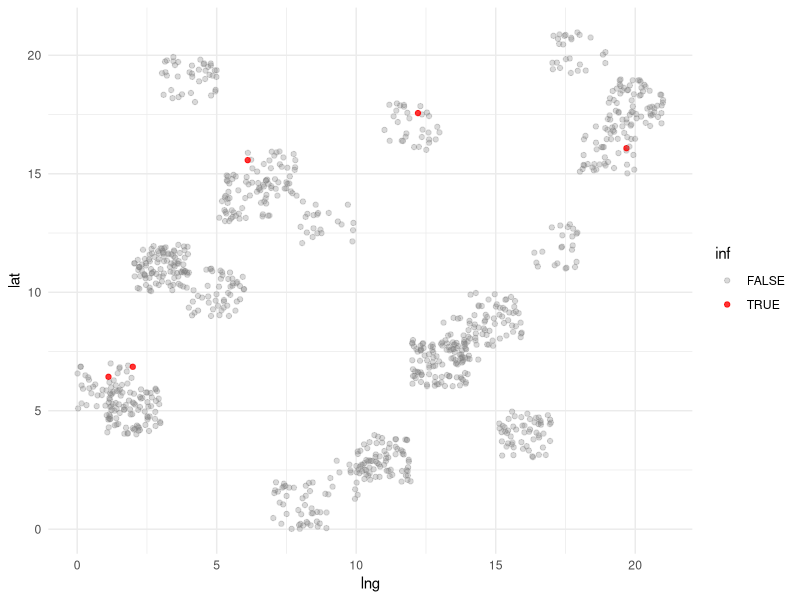
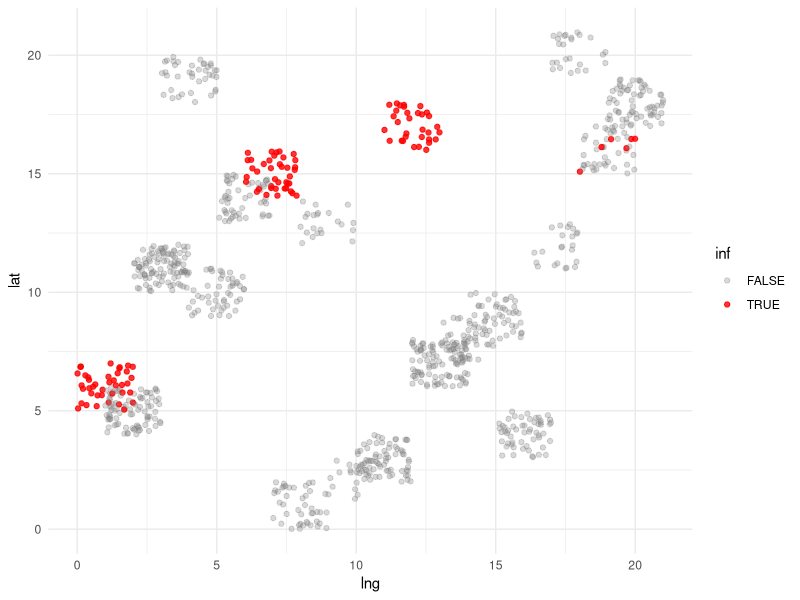
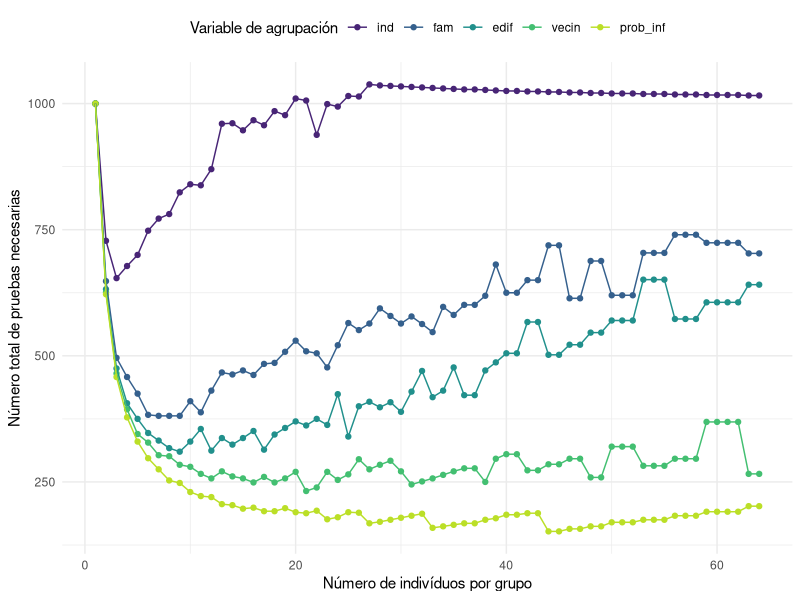

These figures' R source, in order:
## ---- chunk 1

knitr::opts_chunk$set(echo = TRUE)
library(tidyverse)

## ---- chunk 2

createInfPFun<- function(modelCoefFact = 0.5,
                         modelCoef=list(fam = log(2),
                                        buil = log(1.5), 
                                        neib = log(1.25),
                                        p0 = log(5))){
      
      InfProb <- function(fam, buil, nei, p0){
            mapply(
                  FUN = function(famX,builX,neiX, p0X){
                        
                        l<- modelCoefFact*(famX * modelCoef$fam + 
                                   builX * modelCoef$buil + 
                                   neiX * modelCoef$neib + 
                                   p0X * modelCoef$p0 )
                        
                        
                        p<- 1/(1+exp(-l))
                        
                  },
                  fam,buil,nei,p0
            )
            
      }
      
      return(InfProb)
      
}

## ---- chunk 3

createSus <- function(N = 10000, pI = 0.005){
      
      nIni<- max(round(N*pI),1)
      nSus <- N
      inf <- sample(1:nSus, nIni)
      nFam <- ceiling(nSus/5)
      nBuil <- ceiling(nFam/2)
      nNei <- ceiling(nFam/10)
      
      nei <- tibble(nei = 1:nNei,
                    lng = sample(1:nNei,nNei), 
                    lat = sample(1:nNei,nNei))
      
      buil <- tibble(buil = 1:nBuil,
                     nei = sample(1:nNei, size = nBuil , replace = T))%>%
            left_join(nei,by = "nei")
      
      fam <- tibble(fam = 1:nFam,
                    buil = sample(1:nBuil, size = nFam , replace = T))%>%
            left_join(buil, by ="buil")
      
      sus <- tibble(sus = 1:nSus,
                    fam = sample(1:nFam, size = nSus, replace = T),
                    inf = sus %in% inf)%>%
            left_join(fam, by ="fam")%>%
            group_by(fam)%>%
            mutate(infFam = sum(inf))%>%
            ungroup()%>%
            group_by(buil)%>%
            mutate(infBuil =  sum(inf))%>%
            ungroup()%>%
            group_by(nei)%>%
            mutate(infNei =  sum(inf))%>%
            ungroup()%>%
            mutate(infP = InfProb (infFam,infBuil,infNei,nIni/nSus)) 
            
      return(sus)
}

## ---- chunk 4

set.seed(5)

#Se crea la función de probabilidad en el ambiente
InfProb<-createInfPFun()

#Se crea la población inicial y se calcula para cada individuo pj
sus<-createSus(N = 1000, pI = 0.005)

#La tabla de la primera iteración podría verse así
head(sus, 5)

## ---- chunk 5

set.seed(0)
sus%>%
    ggplot()+
    geom_jitter(aes(lng,lat,col = inf, alpha= inf), width = 1, height = 1,)+
    scale_color_manual(values= c("grey50","red"))+
    scale_alpha_manual(values =c(0.3,0.80))+
    theme_minimal()

## ---- chunk 6

nextIter<-function(sus, threshold, p0){
   
      sus<-sus%>%
            mutate(infP = InfProb (infFam,infBuil,infNei,p0),
                   inf = inf | (infP > (threshold+runif(length(sus),
                                                       min = -0.05,
                                                       max = +0.05))),
            ) %>%
            group_by(fam)%>%
            mutate(infFam = sum(inf))%>%
            ungroup()%>%
            group_by(buil)%>%
            mutate(infBuil =  sum(inf))%>%
            ungroup()%>%
            group_by(nei)%>%
            mutate(infNei =  sum(inf))%>%
            ungroup()
      
      return(sus)
      
}

## ---- chunk 7


p0<- sum(sus$inf) / nrow(sus)
print(p0)
sus<- nextIter(sus, threshold = 0.70, p0 = p0)
p0<- sum(sus$inf) / nrow(sus)
print(p0)
sus<- nextIter(sus, threshold = 0.70, p0 = p0)
p0<- sum(sus$inf) / nrow(sus)
print(p0)
sus<- nextIter(sus, threshold = 0.70, p0 = p0)
p0<-sum(sus$inf) / nrow(sus)
print(p0)
sus<- nextIter(sus, threshold = 0.70, p0 = p0)
p0<-sum(sus$inf) / nrow(sus)
print(p0)
sus<- nextIter(sus, threshold = 0.70, p0 = p0)
p0<-sum(sus$inf) / nrow(sus)
print(p0)

## ---- chunk 8

set.seed(0)
sus%>%
    ggplot()+
    geom_jitter(aes(lng,lat,col = inf, alpha= inf), width = 1, height = 1,)+
    scale_color_manual(values= c("grey50","red"))+
    scale_alpha_manual(values =c(0.3,0.80))+
    theme_minimal()

## ---- chunk 9

TGroup<- function(data, 
                  groupSize = 64, 
                  arrangeVar = "sus"
                  ){
      
      
      nGroups<-ceiling(dim(data)[1]/groupSize)
      
      group<-rep_len(1:nGroups,length.out = length(data$inf)) %>% sort()
      
      nDesc<-
            data %>%
            arrange_(arrangeVar)%>%
            mutate(group = group)%>%
            group_by(group) %>%
            mutate(negTest = sum(inf) == 0) %>%
            ungroup() %>%
            summarise(nDesc = sum(negTest)) %>%
            unlist()
      
      tibble(arrangeVar = arrangeVar,
             groupSize = groupSize,
             totalSus = length(data$inf),
             nDesc = nDesc,
             nGroups = nGroups,
             totalTest = ifelse(groupSize == 1, 
                                nrow(data), 
                                nrow(data) - nDesc + nGroups ))
}

## ---- chunk 10
groupTest<-lapply(1:64,
       FUN = function(gSize){
          bind_rows(
             TGroup(sus, groupSize = gSize),
             TGroup(sus, groupSize = gSize,arrangeVar = "fam"),
             TGroup(sus, groupSize = gSize,arrangeVar = "buil"),
             TGroup(sus, groupSize = gSize, arrangeVar ="nei"),
             TGroup(sus, groupSize = gSize, arrangeVar = "infP")
          )
       })%>%
   bind_rows()
## ---- chunk 11

groupTest%>%
   mutate(arrangeVar = factor(arrangeVar,
                              levels = c("sus","fam", "buil","nei", "infP"),
                              labels = c("ind","fam", "edif","vecin","prob_inf"),
                              ))%>%
   ggplot()+
   geom_point(aes(groupSize, totalTest,col = arrangeVar))+
   geom_line(aes(groupSize, totalTest,col = arrangeVar))+
   theme_minimal()+
   scale_color_viridis_d(begin = 0.1,end=0.9, name = "Variable de agrupación")+
   theme(legend.position = "top")+
   xlab("Número de indivíduos por grupo")+
   ylab("Número total de pruebas necesarias")
   
## ---- chunk 12

# nSim<- 1
# pI <- sample( c(0.001, 0.005,0.01), nSim, replace = T) 
# threshold <- runif(nSim,0.65,0.75)
# n<- round(runif(nSim,500,3000))
# 
# simData<-
#    mapply(
#       FUN = function(pIX,thresholdX,nX){
#          thresholdX<-threshold
#          nX<-n
#          pIX<-pI
#          #Se crea la función de probabilidad de contagio
#          InfProb<-createInfPFun()
#          
#          #Se crea la población inicial
#          sus<-createSus(N = nX, pI = pIX)
#          
#          #Se determina el p0 de la población en la iteración i
#          
#          p0 <- sum(sus$inf)/nrow(sus)[1]
#          i<- 1
#          
#          #Se crea la función para iterar en la poblacion
#          maxIter<-100
#          
#          tGroupTest <- NULL
#          
#          while( p0 < 0.95 & i <= maxIter ){
#             
#             tGroupTest<-
#                bind_rows(tGroupTest,
#                          lapply(1:64,FUN = function(gSize){
#                             bind_rows(
#                                TGroup(sus, groupSize = gSize),
#                                TGroup(sus, groupSize = gSize,arrangeVar = "fam"),
#                                TGroup(sus, groupSize = gSize,arrangeVar = "buil"),
#                                TGroup(sus, groupSize = gSize, arrangeVar ="nei"),
#                                TGroup(sus, groupSize = gSize, arrangeVar = "infP")
#                             )
#                          })%>%
#                             bind_rows()%>%
#                             group_by(arrangeVar)%>%
#                             mutate(opt = rank(totalTest,ties.method = "first"))%>%
#                             ungroup()%>%
#                             filter(opt == 1)%>%
#                             mutate(opt ="num",
#                                    i=i,
#                                    p0 = p0)
#                )
#             
#             sus <- nextIter(sus,threshold = thresholdX, p0 = p0)
#             p0 <- sum(sus$inf) / nrow(sus)
#             print(p0)
#             
#             i<- i+1
#             
#             if(i == maxIter){
#                print("Stopped withoud converging to p0 = 1, reached iterations limit")
#             }
#          }
#          
#          tGroupTest%>%
#             mutate(pI = pIX,
#                    threshold = thresholdX,
#                    n = nX)
#          
#       }, pI, threshold, n, SIMPLIFY = F
#    ) %>% 
#    bind_rows()
# 
# simData%>%write.csv("simData.csv", row.names = F)

## ---- chunk 13

# simData%>%
#    mutate(arrangeVar = factor(arrangeVar,
#                               levels = c("sus","fam", "buil","nei", "infP"),
#                               labels = c("ind","fam", "edif","vecin","prob_inf"),
#                               ),
#           totalTestR=totalTest/totalSus)%>%
#    filter(totalTestR < 0.95) %>%
#    ggplot()+
#    geom_point(aes(groupSize, totalTest,col = arrangeVar))+
#    
#    geom_line(aes(groupSize, totalTest,col = arrangeVar))+
#    theme_minimal()+
#    scale_color_viridis_d(begin = 0.1,end=0.9, name = "Variable de agrupación")+
#    theme(legend.position = "top")+
#    xlab("Número de indivíduos por grupo")+
#    ylab("Número total de pruebas necesarias")
   
